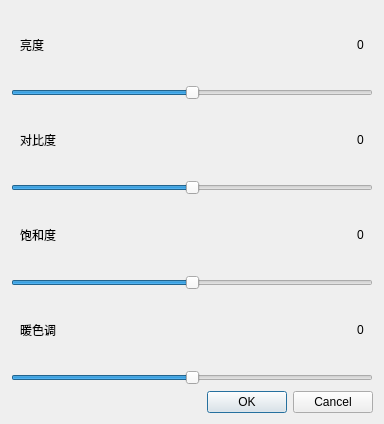
<?xml version="1.0" encoding="UTF-8"?>
<ui version="4.0">
 <class>baseAdjustDialog</class>
 <widget class="QDialog" name="baseAdjustDialog">
  <property name="geometry">
   <rect>
    <x>0</x>
    <y>0</y>
    <width>384</width>
    <height>424</height>
   </rect>
  </property>
  <property name="windowTitle">
   <string>基础调整</string>
  </property>
  <layout class="QVBoxLayout" name="verticalLayout_2">
   <item>
    <widget class="QWidget" name="widget" native="true">
     <layout class="QHBoxLayout" name="horizontalLayout">
      <item>
       <widget class="QLabel" name="bright">
        <property name="text">
         <string>亮度</string>
        </property>
       </widget>
      </item>
      <item>
       <spacer name="horizontalSpacer">
        <property name="orientation">
         <enum>Qt::Horizontal</enum>
        </property>
        <property name="sizeHint" stdset="0">
         <size>
          <width>280</width>
          <height>20</height>
         </size>
        </property>
       </spacer>
      </item>
      <item>
       <widget class="QLabel" name="brightLabel">
        <property name="text">
         <string>0</string>
        </property>
       </widget>
      </item>
     </layout>
    </widget>
   </item>
   <item>
    <widget class="QSlider" name="brightSlider">
     <property name="minimum">
      <number>-100</number>
     </property>
     <property name="maximum">
      <number>100</number>
     </property>
     <property name="orientation">
      <enum>Qt::Horizontal</enum>
     </property>
    </widget>
   </item>
   <item>
    <widget class="QWidget" name="widget_2" native="true">
     <layout class="QHBoxLayout" name="horizontalLayout_2">
      <item>
       <widget class="QLabel" name="contrast">
        <property name="text">
         <string>对比度</string>
        </property>
       </widget>
      </item>
      <item>
       <spacer name="horizontalSpacer_2">
        <property name="orientation">
         <enum>Qt::Horizontal</enum>
        </property>
        <property name="sizeHint" stdset="0">
         <size>
          <width>267</width>
          <height>20</height>
         </size>
        </property>
       </spacer>
      </item>
      <item>
       <widget class="QLabel" name="contrastLabel">
        <property name="text">
         <string>0</string>
        </property>
       </widget>
      </item>
     </layout>
    </widget>
   </item>
   <item>
    <widget class="QSlider" name="contrastSlider">
     <property name="minimum">
      <number>-100</number>
     </property>
     <property name="maximum">
      <number>100</number>
     </property>
     <property name="orientation">
      <enum>Qt::Horizontal</enum>
     </property>
    </widget>
   </item>
   <item>
    <widget class="QWidget" name="widget_3" native="true">
     <layout class="QHBoxLayout" name="horizontalLayout_3">
      <item>
       <widget class="QLabel" name="saturability">
        <property name="text">
         <string>饱和度</string>
        </property>
       </widget>
      </item>
      <item>
       <spacer name="horizontalSpacer_3">
        <property name="orientation">
         <enum>Qt::Horizontal</enum>
        </property>
        <property name="sizeHint" stdset="0">
         <size>
          <width>267</width>
          <height>20</height>
         </size>
        </property>
       </spacer>
      </item>
      <item>
       <widget class="QLabel" name="saturabilityLabel">
        <property name="text">
         <string>0</string>
        </property>
       </widget>
      </item>
     </layout>
    </widget>
   </item>
   <item>
    <widget class="QSlider" name="saturabilitySlider">
     <property name="minimum">
      <number>-100</number>
     </property>
     <property name="maximum">
      <number>100</number>
     </property>
     <property name="orientation">
      <enum>Qt::Horizontal</enum>
     </property>
    </widget>
   </item>
   <item>
    <widget class="QWidget" name="widget_4" native="true">
     <layout class="QHBoxLayout" name="horizontalLayout_4">
      <item>
       <widget class="QLabel" name="warm">
        <property name="text">
         <string>暖色调</string>
        </property>
       </widget>
      </item>
      <item>
       <spacer name="horizontalSpacer_4">
        <property name="orientation">
         <enum>Qt::Horizontal</enum>
        </property>
        <property name="sizeHint" stdset="0">
         <size>
          <width>267</width>
          <height>20</height>
         </size>
        </property>
       </spacer>
      </item>
      <item>
       <widget class="QLabel" name="warmLabel">
        <property name="text">
         <string>0</string>
        </property>
       </widget>
      </item>
     </layout>
    </widget>
   </item>
   <item>
    <widget class="QSlider" name="warmSlider">
     <property name="minimum">
      <number>-100</number>
     </property>
     <property name="maximum">
      <number>100</number>
     </property>
     <property name="orientation">
      <enum>Qt::Horizontal</enum>
     </property>
    </widget>
   </item>
   <item>
    <widget class="QDialogButtonBox" name="dialogBtnBox">
     <property name="orientation">
      <enum>Qt::Horizontal</enum>
     </property>
     <property name="standardButtons">
      <set>QDialogButtonBox::Cancel|QDialogButtonBox::Ok</set>
     </property>
    </widget>
   </item>
  </layout>
 </widget>
 <resources/>
 <connections>
  <connection>
   <sender>dialogBtnBox</sender>
   <signal>accepted()</signal>
   <receiver>baseAdjustDialog</receiver>
   <slot>accept()</slot>
   <hints>
    <hint type="sourcelabel">
     <x>248</x>
     <y>254</y>
    </hint>
    <hint type="destinationlabel">
     <x>157</x>
     <y>274</y>
    </hint>
   </hints>
  </connection>
  <connection>
   <sender>dialogBtnBox</sender>
   <signal>rejected()</signal>
   <receiver>baseAdjustDialog</receiver>
   <slot>reject()</slot>
   <hints>
    <hint type="sourcelabel">
     <x>316</x>
     <y>260</y>
    </hint>
    <hint type="destinationlabel">
     <x>286</x>
     <y>274</y>
    </hint>
   </hints>
  </connection>
 </connections>
</ui>
